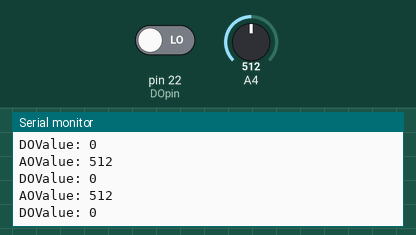
A sketch run on a simulated Arduino Mega 2560, built with avr-gcc and run on an emulated ATmega2560. On the bench: the last lines printed to the serial monitor. The inputs (shaded band) are chosen by the test bench; at power-on: A4 = 512, pin 22 (DOpin) LOW.

Above: at 1.3 s.
1.4 s: A4 set to 716
At 1.81 s:
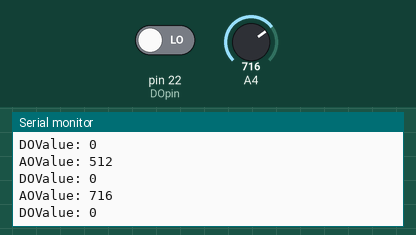
2.9 s: pin 22 (DOpin) driven HIGH
At 3.32 s:
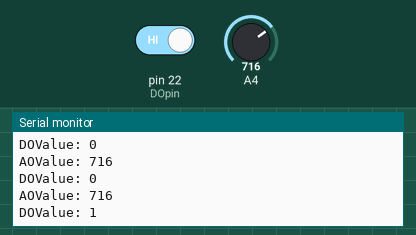
4.4 s: A4 set to 900
At 4.82 s:
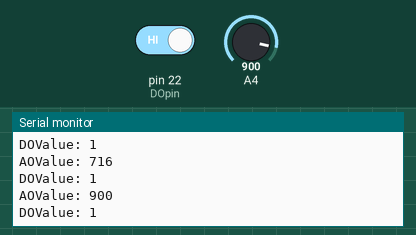
Timing chart, 0 to 7.4 s (numbered marks = the images above; inputs shaded):
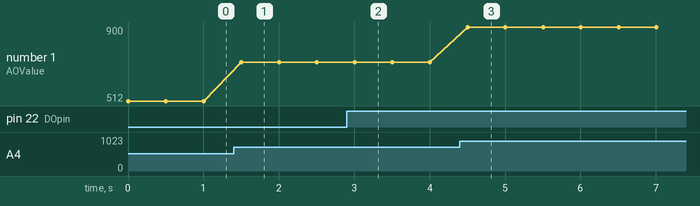

The sketch:

big_sound.ino
```cpp
// no additional lib. install needed

int AOpin = 36;
int DOpin = 22;
void setup() {
  // put your setup code here, to run once:
  pinMode(AOpin, INPUT);
  pinMode(DOpin, INPUT);
  Serial.begin(9600);
}
int AOvalue = 0;
bool DOvalue = false;
String AOstring ="";
String DOstring ="";
void loop() {
  // put your main code here, to run repeatedly:
AOstring = "";
AOstring+="AOValue: ";
AOstring += String(analogRead(AOpin));
DOstring = "";
DOstring+="DOValue: ";
DOstring += String(digitalRead(DOpin));
Serial.println(AOstring);
Serial.println(DOstring);
delay(500);
}
```

Measured:
- after the input at 1.4 s, the serial monitor: prints a new line after 0.10 s (image 1)
- after the input at 2.9 s, the serial monitor: prints a new line after 0.12 s (image 2)
- after the input at 4.4 s, the serial monitor: prints a new line after 0.11 s (image 3)
- plotted number 1: 512 → 716 after the input at 1.4 s, 716 → 900 after the input at 4.4 s
